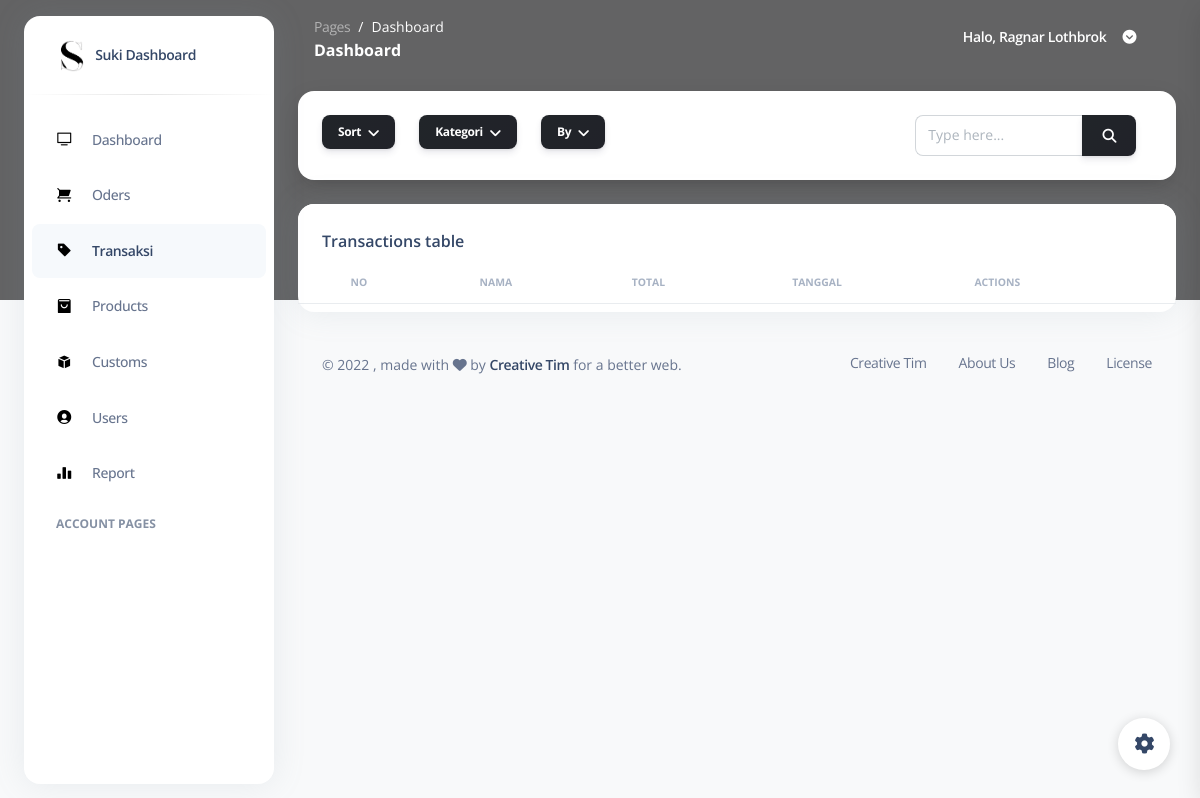
Before: /pages/transaksi.view.php with the older database file.
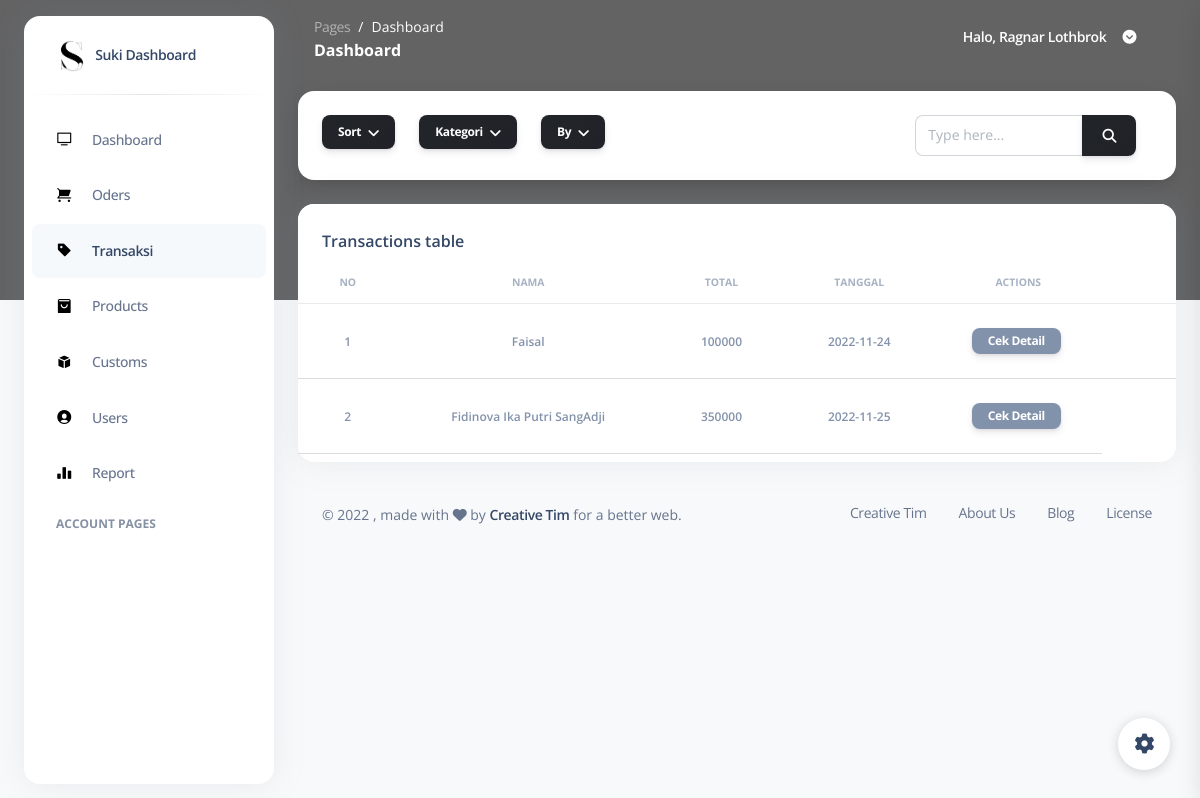
After: the same page with the newer database file.
### tables this page shows
CREATE TABLE `tb_transaksi` (
  `id` int(2) NOT NULL,
  `user_id` int(2) NOT NULL,
  `tanggal` date NOT NULL
);

CREATE TABLE `tb_user` (
  `id` int(2) NOT NULL,
  `nama` varchar(50) NOT NULL,
  `foto` varchar(250) NOT NULL,
  `nohp` varchar(13) NOT NULL,
  `email` varchar(50) NOT NULL,
  `username` varchar(50) NOT NULL,
  `password` varchar(50) NOT NULL,
  `level` int(2) NOT NULL
);

### pages/transaksi.view.php (the view, shortened to what the changed rows need)
<?php
require("./koneksi.php");
?>
<!DOCTYPE html>
<html lang="en">
<head>
  <link href="../assets/css/nucleo-icons.css" rel="stylesheet" />
  <link href="../assets/css/nucleo-svg.css" rel="stylesheet" />
  <link href="../assets/css/nucleo-svg.css" rel="stylesheet" />
  <link id="pagestyle" href="../assets/css/argon-dashboard.css" rel="stylesheet" />
</head>
<body class="g-sidenav-show bg-gray-100">
  <main class="main-content position-relative border-radius-lg">
    <div class="container-fluid py-4">
      <div class="row">
        <div class="col-12">
          <div class="card mb-4">
            <div class="card-body px-0 pt-0 pb-2">
              <div class="table-responsive p-0">
                <table class="table align-items-center mb-0">
                  <thead>
                    <tr>
                      <th class="text-center text-uppercase text-secondary text-xxs font-weight-bolder opacity-7">
                        No
                      </th>
                      <th class="text-center text-uppercase text-secondary text-xxs font-weight-bolder opacity-7">
                        Nama
                      </th>
                      <th class="text-center text-uppercase text-secondary text-xxs font-weight-bolder opacity-7">
                        Total
                      </th>
                      <th class="text-center text-uppercase text-secondary text-xxs font-weight-bolder opacity-7">
                        Tanggal
                      </th>
                      <th class="text-center text-uppercase text-secondary text-xxs font-weight-bolder opacity-7">
                        Actions
                      </th>
                      <th></th>
                    </tr>
                  </thead>
                  <?php
                  if (isset($_POST['caridata'])) {
                    $caringab = ("SELECT tb_product.id, tb_product.nama, tb_product.harga, tb_product.qty, tb_kategori.nama AS kategori FROM tb_product JOIN tb_kategori WHERE tb_product.kategori=tb_kategori.id and tb_product.nama LIKE '" . $_POST['data'] . "%'");
                    $result   = mysqli_query($koneksi, $caringab);
                  } elseif (isset($_POST['urutnama'])) {
                    $urutkannama = ("SELECT tb_product.id, tb_product.nama, tb_product.harga, tb_product.qty, tb_kategori.nama AS kategori FROM tb_product JOIN tb_kategori WHERE tb_product.kategori=tb_kategori.id order by tb_product.nama asc");
                    $result   = mysqli_query($koneksi, $urutkannama);
                  } elseif (isset($_POST['urutharga'])) {
                    $urutkanharga = ("SELECT tb_product.id, tb_product.foto,tb_product.nama, tb_product.harga, tb_product.qty, tb_kategori.nama AS kategori FROM tb_product JOIN tb_kategori WHERE tb_product.kategori=tb_kategori.id order by tb_product.harga asc");
                    $result   = mysqli_query($koneksi, $urutkanharga);
                  } elseif (isset($_POST['urutqty'])) {
                    $urutkanqty = ("SELECT tb_product.id, tb_product.foto,tb_product.nama, tb_product.harga, tb_product.qty, tb_kategori.nama AS kategori FROM tb_product JOIN tb_kategori WHERE tb_product.kategori=tb_kategori.id order by tb_product.qty asc");
                    $result   = mysqli_query($koneksi, $urutkanqty);
                  } elseif (isset($_POST['namaasc'])) {
                    $namaasc = ("SELECT tb_product.id,tb_product.foto, tb_product.nama, tb_product.harga, tb_product.qty, tb_kategori.nama AS kategori FROM tb_product JOIN tb_kategori WHERE tb_product.kategori=tb_kategori.id order by tb_product.nama asc");
                    $result   = mysqli_query($koneksi, $namaasc);
                  } elseif (isset($_POST['namadesc'])) {
                    $namadesc = ("SELECT tb_product.id,tb_product.foto,  tb_product.nama, tb_product.harga, tb_product.qty, tb_kategori.nama AS kategori FROM tb_product JOIN tb_kategori WHERE tb_product.kategori=tb_kategori.id order by tb_product.nama desc");
                    $result   = mysqli_query($koneksi, $namadesc);
                  } elseif (isset($_POST['hargaasc'])) {
                    $hargaasc = ("SELECT tb_product.id, tb_product.foto, tb_product.nama, tb_product.harga, tb_product.qty, tb_kategori.nama AS kategori FROM tb_product JOIN tb_kategori WHERE tb_product.kategori=tb_kategori.id order by tb_product.harga asc");
                    $result   = mysqli_query($koneksi, $hargaasc);
                  } elseif (isset($_POST['hargadesc'])) {
                    $hargadesc = ("SELECT tb_product.id, tb_product.foto, tb_product.nama, tb_product.harga, tb_product.qty, tb_kategori.nama AS kategori FROM tb_product JOIN tb_kategori WHERE tb_product.kategori=tb_kategori.id order by tb_product.harga desc");
                    $result   = mysqli_query($koneksi, $hargadesc);
                  } elseif (isset($_POST['qtyasc'])) {
                    $qtyasc = ("SELECT tb_product.id, tb_product.foto, tb_product.nama, tb_product.harga, tb_product.qty, tb_kategori.nama AS kategori FROM tb_product JOIN tb_kategori WHERE tb_product.kategori=tb_kategori.id order by tb_product.qty asc");
                    $result   = mysqli_query($koneksi, $qtyasc);
                  } elseif (isset($_POST['qtydesc'])) {
                    $qtydesc = ("SELECT tb_product.id, tb_product.foto, tb_product.nama, tb_product.harga, tb_product.qty, tb_kategori.nama AS kategori FROM tb_product JOIN tb_kategori WHERE tb_product.kategori=tb_kategori.id order by tb_product.qty desc");
                    $result   = mysqli_query($koneksi, $qtydesc);
                  } else {
                    $query  = "SELECT tb_transaksi.id, SUM(tb_product.harga*tb_detail_transaksi.qty) AS total, tb_user.nama, tb_transaksi.tanggal FROM tb_transaksi INNER JOIN tb_user ON tb_user.id=tb_transaksi.user_id INNER JOIN tb_detail_transaksi ON tb_detail_transaksi.id_transaksi=tb_transaksi.id INNER JOIN tb_product ON tb_product.id=tb_detail_transaksi.id_product GROUP BY tb_user.nama";
                    $result = mysqli_query($koneksi, $query);
                  }
                  $no     = 1;
                  while ($row = mysqli_fetch_array($result)) {
                    $transaksiNama = $row['nama'];
                    $transaksiTotal = $row['total'];
                    $transaksiTanggal   = $row['tanggal'];
                  ?>
                    <tbody>
                      <tr>
                        <td class="align-middle text-center">
                          <span class="text-secondary text-xs font-weight-bold"><?php echo $no; ?></span>
                        </td>
                        <td class="align-middle text-center">
                          <span class="text-secondary text-xs font-weight-bold"><?php echo $transaksiNama; ?></span>
                        </td>
                        <td class="align-middle text-center">
                          <span class="text-secondary text-xs font-weight-bold"><?php echo $transaksiTotal; ?></span>
                        </td>
                        <td class="align-middle text-center">
                          <span class="text-secondary text-xs font-weight-bold"><?php echo $transaksiTanggal; ?></span>
                        </td>
                        <td class="align-middle text-center">
                          <button class="btn btn-secondary btn-sm px-3 py-1 me-1 mt-3" data-modal-target="#modal-delete<?= $row['id'] ?>">Cek Detail</button>
                        </td>
                      </tr>
              </div>
            </div>
          <?php
                    $no++;
                  } ?>
          </table>
          </div>
        </div>
      </div>
    </div>
    </div>
    </div>
  </main>
</body>
</html>

Changed rows visible on the page:
added tb_transaksi: user.nama "Faisal", transaksiTotal "100000", tanggal "2022-11-24"
added tb_transaksi: user.nama "Fidinova Ika Putri SangAdji", transaksiTotal "350000", tanggal "2022-11-25"
